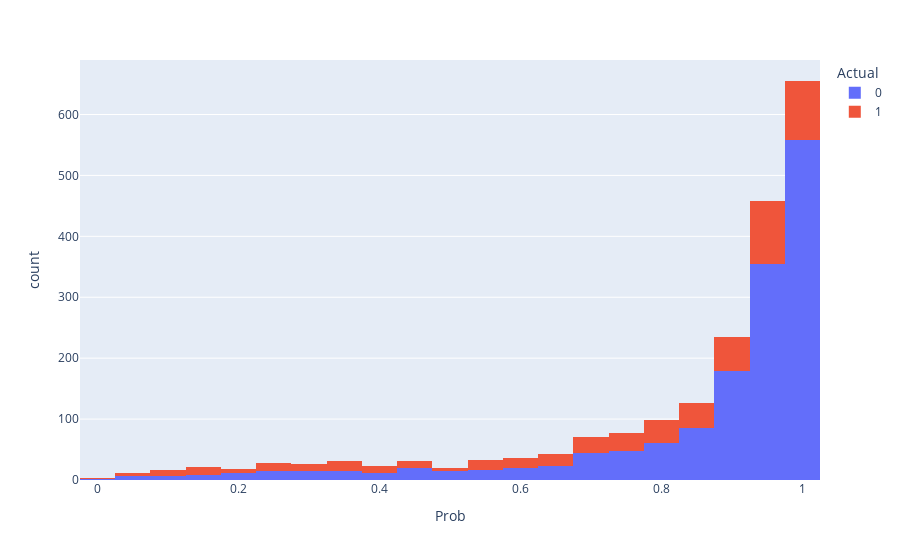

This figure's notebook cell:
### Code cell
y_pred = model.predict_proba(X_test2)
lst = []
lst_prob = []
prob = 0.9
for i in range(len(y_pred)):
    if y_pred[i][0] > prob:
            lst.append(1)
            lst_prob.append(y_pred[i][0])
    else:
        lst.append(0)
        lst_prob.append(y_pred[i][0])
        
conf_mat = confusion_matrix(y_test, lst)
print(metrics.classification_report(y_test,lst))
fig, ax = plt.subplots(figsize=(10,10))
sns.heatmap(conf_mat, annot=True, fmt='d')
plt.ylabel('Actual')
plt.xlabel('Predicted')
plt.show()

prob_data = pd.DataFrame({"Actual" : y_test,
                          "Pred" : lst,
                          "Prob" : lst_prob})

fig = px.histogram(prob_data, x="Prob", color="Actual")
fig.show()

### Figure 1 — Plotly figure (JSON) as saved in the notebook; plotly's stock layout.template omitted (floating-point values rounded to 4 significant figures; data arrays with more than 128 entries replaced by an {"elided": "..."} marker saying what was removed)
{"data": [{"alignmentgroup": "True", "bingroup": "x", "hovertemplate": "Actual=0<br>Prob=%{x}<br>count=%{y}<extra></extra>", "legendgroup": "0", "marker": {"color": "#636efa", "pattern": {"shape": ""}}, "name": "0", "offsetgroup": "0", "orientation": "v", "showlegend": true, "type": "histogram", "x": {"elided": "1512 float values"}, "xaxis": "x", "yaxis": "y"}, {"alignmentgroup": "True", "bingroup": "x", "hovertemplate": "Actual=1<br>Prob=%{x}<br>count=%{y}<extra></extra>", "legendgroup": "1", "marker": {"color": "#EF553B", "pattern": {"shape": ""}}, "name": "1", "offsetgroup": "1", "orientation": "v", "showlegend": true, "type": "histogram", "x": {"elided": "549 float values"}, "xaxis": "x", "yaxis": "y"}], "layout": {"autosize": true, "barmode": "relative", "legend": {"title": {"text": "Actual"}, "tracegroupgap": 0}, "margin": {"t": 60}, "xaxis": {"anchor": "y", "autorange": true, "domain": [0, 1], "range": [-0.025, 1.025], "title": {"text": "Prob"}, "type": "linear"}, "yaxis": {"anchor": "x", "autorange": true, "domain": [0, 1], "range": [0, 689.5], "title": {"text": "count"}}}}
